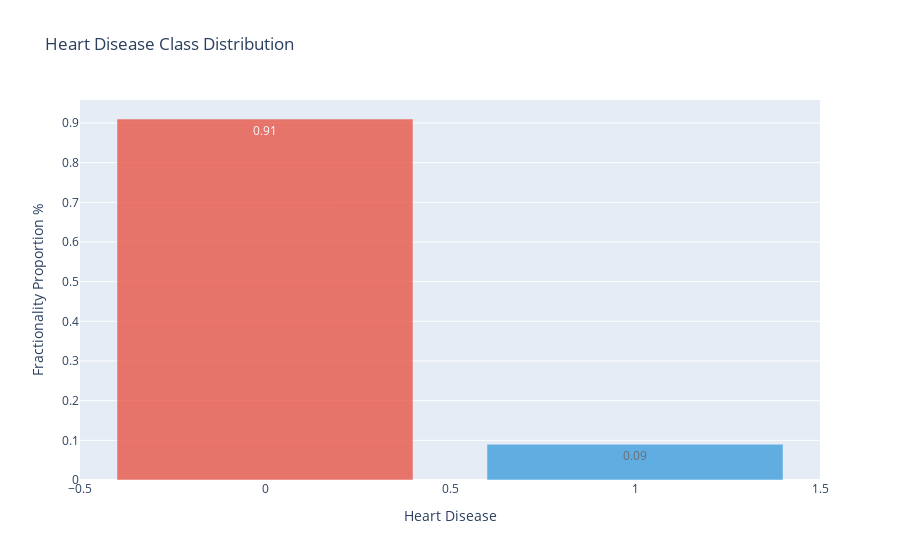

The cell this chart's notebook holds for it:
### Code cell
#Class Distribution ---
class_counts = df_encoded['HeartDisease'].value_counts(normalize=True).reset_index()
class_counts.columns = ['HeartDisease', 'proportion']
class_counts['proportion'] = class_counts['proportion'].round(2)

# Find the color for the bar with the highest proportion
max_proportion_index = class_counts['proportion'].idxmax()
colors = ['#3498db' if i != max_proportion_index else '#e74c3c' for i in range(len(class_counts))]
fig1 = go.Figure(data=[go.Bar(
    # x=["No", "Yes"],
    # y=class_counts.values,
    # marker_color=['lightskyblue', 'salmon']
    x=class_counts['HeartDisease'],
    y=class_counts['proportion'],
    marker_color=colors,
    text=class_counts['proportion'],
    opacity=0.75,
)])

fig1.update_layout(
    title="Heart Disease Class Distribution",
    xaxis_title="Heart Disease",
    yaxis_title="Fractionality Proportion %"
)

### Figure 1 — Plotly figure (JSON) as saved in the notebook; plotly's stock layout.template omitted (floating-point values rounded to 4 significant figures)
{"data": [{"marker": {"color": ["#e74c3c", "#3498db"]}, "opacity": 0.75, "text": [0.91, 0.09], "type": "bar", "x": [0, 1], "y": [0.91, 0.09]}], "layout": {"title": {"text": "Heart Disease Class Distribution"}, "xaxis": {"title": {"text": "Heart Disease"}}, "yaxis": {"title": {"text": "Fractionality Proportion %"}}}}
